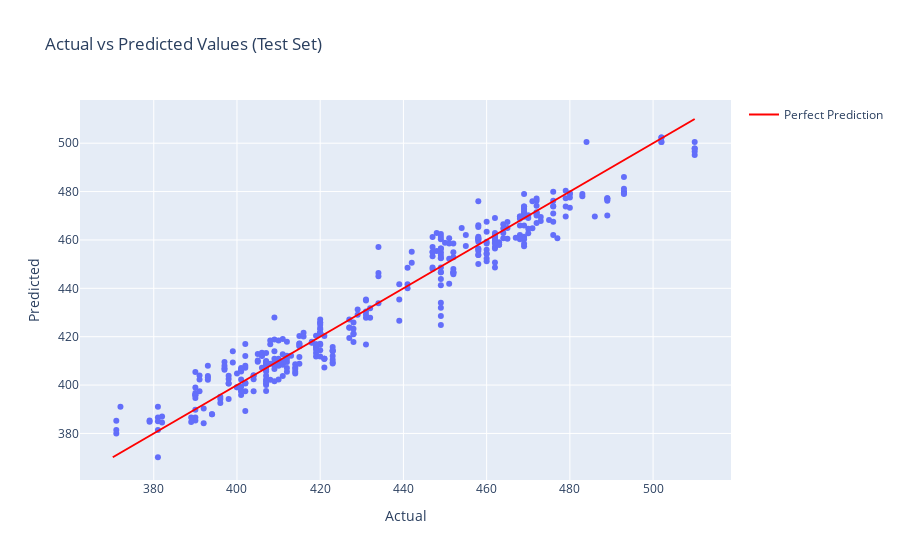

The notebook cell saved with this chart:
### Code cell
from sklearn.neural_network import MLPRegressor
from sklearn.metrics import mean_squared_error, r2_score, mean_absolute_error
import numpy as np
import pandas as pd
import plotly.express as px
import plotly.graph_objects as go
from sklearn.preprocessing import StandardScaler

continuous_features = ['500_split']
binary_features = [col for col in X_train.columns if col not in continuous_features]

### Scaling the data
scaler = StandardScaler()
X_train_cont = scaler.fit_transform(X_train[continuous_features])
X_val_cont = scaler.transform(X_val[continuous_features])
X_test_cont = scaler.transform(X_test[continuous_features])

### Effect coding
X_train_bin = X_train[binary_features].replace({0: -1, 1: 1}).values
X_val_bin = X_val[binary_features].replace({0: -1, 1: 1}).values
X_test_bin = X_test[binary_features].replace({0: -1, 1: 1}).values

X_train_processed = np.hstack((X_train_cont, X_train_bin))
X_val_processed = np.hstack((X_val_cont, X_val_bin))
X_test_processed = np.hstack((X_test_cont, X_test_bin))

### Defining the network
model = MLPRegressor(
    hidden_layer_sizes=(64, 32),
    activation='relu',
    alpha=0.001,
    learning_rate_init=0.001,
    max_iter=2000,
    batch_size=32,
    solver='adam',
    random_state=42
)

model.fit(X_train_processed, y_train)

### Validation Set Performance
y_val_pred = model.predict(X_val_processed)
mse_val = mean_squared_error(y_val, y_val_pred)
mae_val = mean_absolute_error(y_val, y_val_pred)
r2_val = r2_score(y_val, y_val_pred)

print(f"Validation MSE: {mse_val:.3f}")
print(f"Validation MAE: {mae_val:.3f}")
print(f"Validation R²: {r2_val:.3f}")

### Test Set Performance
y_test_pred = model.predict(X_test_processed)
mse_test = mean_squared_error(y_test, y_test_pred)
mae_test = mean_absolute_error(y_test, y_test_pred)
r2_test = r2_score(y_test, y_test_pred)

print(f"Test MSE: {mse_test:.3f}")
print(f"Test MAE: {mae_test:.3f}")
print(f"Test R²: {r2_test:.3f}")

### Display first 10 results
results = pd.DataFrame({
    'Actual 2k tijd': y_test,
    'Predicted 2k tijd': y_test_pred,
    'Difference': y_test - y_test_pred
})
print(results.head(10)) 

### Plotting Actual vs Predicted Values
data = pd.DataFrame({'Actual': y_test, 'Predicted': y_test_pred})
fig = px.scatter(data, x='Actual', y='Predicted', title="Actual vs Predicted Values (Test Set)")
min_val = min(data['Actual'].min(), data['Predicted'].min())
max_val = max(data['Actual'].max(), data['Predicted'].max())

fig.add_trace(go.Scatter(x=[min_val, max_val], y=[min_val, max_val], mode='lines', 
                         name='Perfect Prediction', line=dict(color='red')))
fig.show()

### Figure 1 — Plotly figure (JSON) as saved in the notebook; plotly's stock layout.template omitted (floating-point values rounded to 4 significant figures; data arrays with more than 128 entries replaced by an {"elided": "..."} marker saying what was removed)
{"data": [{"hovertemplate": "Actual=%{x}<br>Predicted=%{y}<extra></extra>", "legendgroup": "", "marker": {"color": "#636efa", "symbol": "circle"}, "mode": "markers", "name": "", "orientation": "v", "showlegend": false, "type": "scatter", "x": {"elided": "391 int values"}, "xaxis": "x", "y": {"elided": "391 float values"}, "yaxis": "y"}, {"line": {"color": "red"}, "mode": "lines", "name": "Perfect Prediction", "type": "scatter", "x": [370.2, 510], "y": [370.2, 510]}], "layout": {"legend": {"tracegroupgap": 0}, "title": {"text": "Actual vs Predicted Values (Test Set)"}, "xaxis": {"anchor": "y", "domain": [0, 1], "title": {"text": "Actual"}}, "yaxis": {"anchor": "x", "domain": [0, 1], "title": {"text": "Predicted"}}}}
